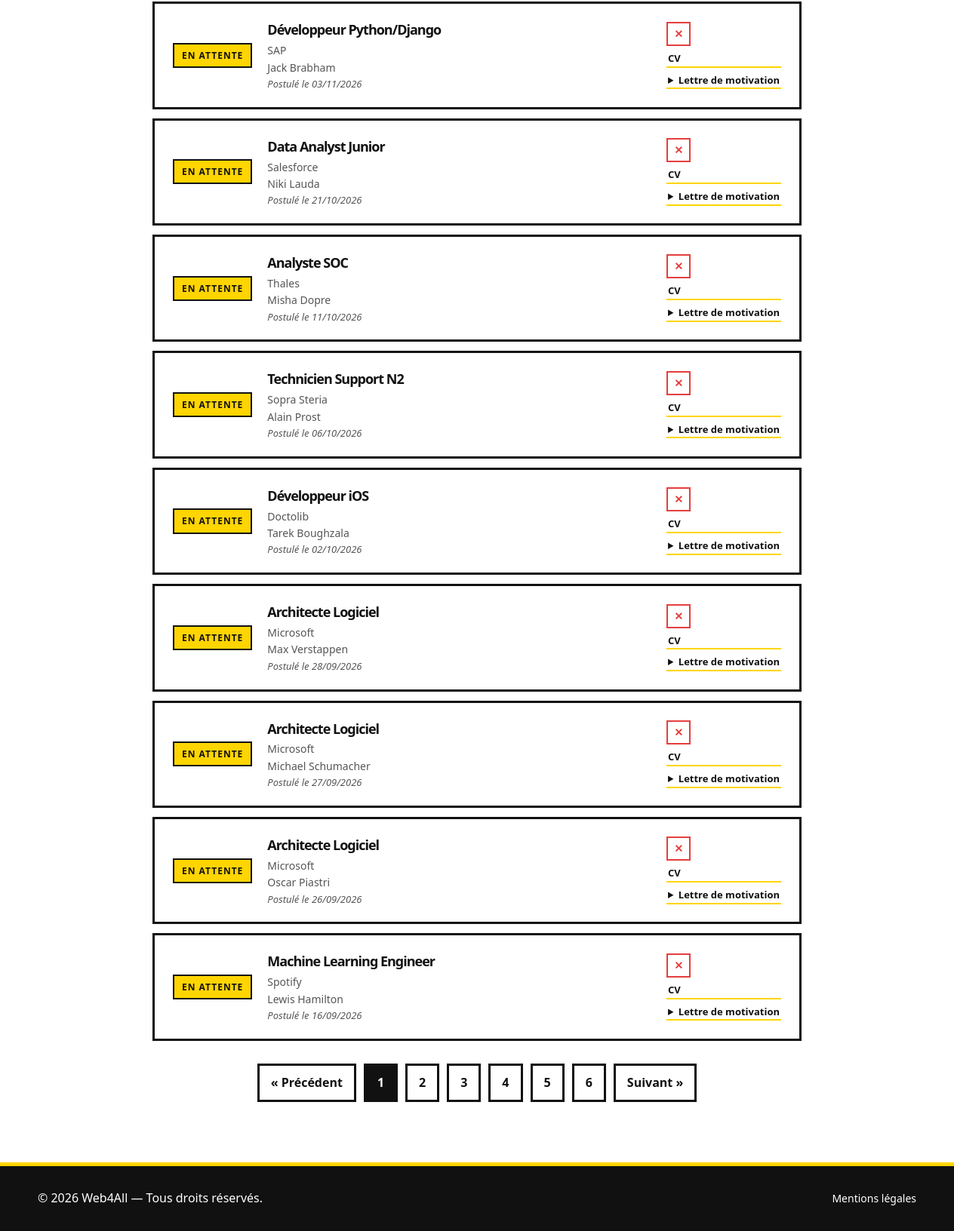
The page /candidatures (signed in, lower part) on the database as committed earlier.
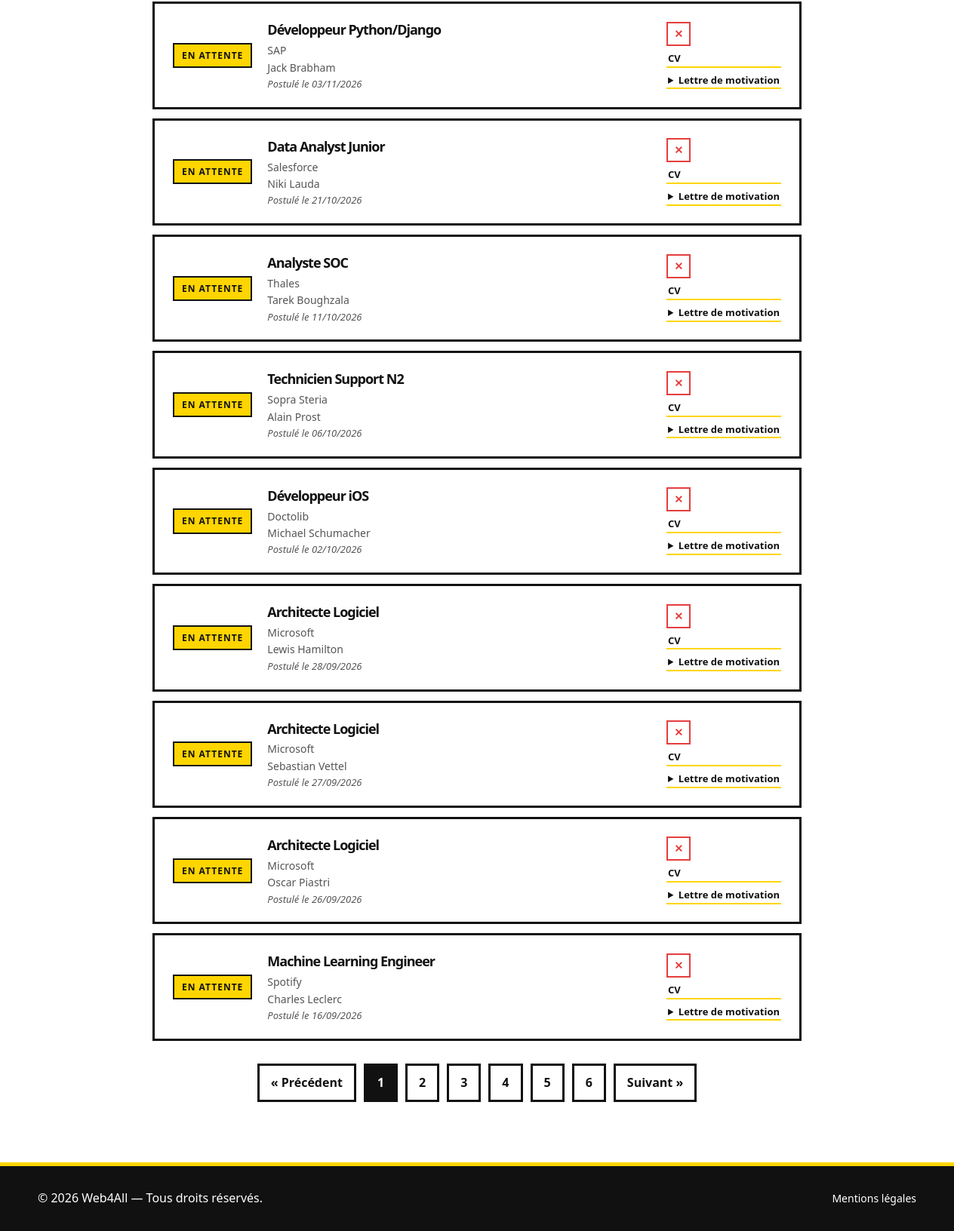
The same page on the database as committed later.
### tables this page shows
CREATE TABLE IF NOT EXISTS candidatures (
    id INT AUTO_INCREMENT PRIMARY KEY,
    id_etudiant INT,
    id_offre INT,
    cv VARCHAR(255),
    lettre_motivation TEXT,
    date_candidature DATE,
    FOREIGN KEY (id_etudiant) REFERENCES users(id) ON DELETE CASCADE,
    FOREIGN KEY (id_offre) REFERENCES offres(id) ON DELETE CASCADE
);

CREATE TABLE users (
    id INT AUTO_INCREMENT PRIMARY KEY,
    nom VARCHAR(100),
    prenom VARCHAR(100),
    email VARCHAR(255) UNIQUE,
    password VARCHAR(255),
    role ENUM('admin','pilote','etudiant'),
    id_pilote INT NULL,
    FOREIGN KEY (id_pilote) REFERENCES users(id)
);

CREATE TABLE IF NOT EXISTS offres (
    id INT AUTO_INCREMENT PRIMARY KEY,
    titre VARCHAR(255),
    description TEXT,
    remuneration DECIMAL(8,2),
    duree INT,
    nb_candidatures INT DEFAULT 0,
    date_offre DATE,
    id_entreprise INT,
    FOREIGN KEY (id_entreprise) REFERENCES entreprises(id) ON DELETE CASCADE
);

CREATE TABLE IF NOT EXISTS entreprises (
    id INT AUTO_INCREMENT PRIMARY KEY,
    nom VARCHAR(255),
    description TEXT,
    ville VARCHAR(255),
    email VARCHAR(255),
    telephone VARCHAR(20)
);

### app/controllers/candidaturecontroller.php (called while the page is built, shortened)
<?php
require_once __DIR__ . '/../models/candidature.php';
class CandidatureController
{
    private Candidature $candidatureModel;
    public function __construct()
    {
        $this->candidatureModel = new Candidature();
    }
    public function index(): void
    {
        $page             = max(1, (int)($_GET['page'] ?? 1));
        $limit            = 10;
        $offset           = ($page - 1) * $limit;
        $searchEtudiant   = trim($_GET['search_etudiant']   ?? '');
        $searchEntreprise = trim($_GET['search_entreprise'] ?? '');
        if ($_SESSION['role'] === 'etudiant') {
            $total        = $this->candidatureModel->countByEtudiant($_SESSION['user_id'], $searchEntreprise);
            $candidatures = $this->candidatureModel->findByEtudiant($_SESSION['user_id'], $limit, $offset, $searchEntreprise);
        } else {
            $total        = $this->candidatureModel->countAll($searchEtudiant, $searchEntreprise);
            $candidatures = $this->candidatureModel->findAll($limit, $offset, $searchEtudiant, $searchEntreprise);
        }
        $totalPages = (int)ceil($total / $limit);
        require __DIR__ . '/../views/candidatures/index.php';
    }
}

### config/database.php (called while the page is built)
<?php
class Database
{
    private static ?Database $instance = null;
    private PDO $connection;
    private function __construct()
    {
        $this->connection = new PDO(
            'mysql:host=localhost;dbname=projet_web;charset=utf8',
            'web4all',
            'Web4All2026!',
            [PDO::ATTR_ERRMODE => PDO::ERRMODE_EXCEPTION]
        );
    }
    public static function getInstance(): Database
    {
        if (self::$instance === null) {
            self::$instance = new Database();
        }
        return self::$instance;
    }
    public function getConnection(): PDO
    {
        return $this->connection;
    }
}

### app/models/candidature.php (called while the page is built, shortened)
<?php
require_once __DIR__ . '/../../config/database.php';
class Candidature
{
    private PDO $db;
    public function __construct()
    {
        $this->db = Database::getInstance()->getConnection();
    }
    public function findAll(int $limit = 10, int $offset = 0, string $searchEtudiant = '', string $searchEntreprise = ''): array
    {
        $sql = "SELECT c.*, o.titre AS offre_titre, e.nom AS entreprise_nom,
                       u.nom AS etudiant_nom, u.prenom AS etudiant_prenom
                FROM candidatures c
                JOIN offres o ON c.id_offre = o.id
                JOIN entreprises e ON o.id_entreprise = e.id
                JOIN users u ON c.id_etudiant = u.id
                WHERE 1=1";
        $params = [];
        $sql .= " ORDER BY c.date_candidature DESC LIMIT :limit OFFSET :offset";
        $stmt = $this->db->prepare($sql);
        $stmt->bindValue(':limit',  $limit,  PDO::PARAM_INT);
        $stmt->bindValue(':offset', $offset, PDO::PARAM_INT);
        $stmt->execute();
        return $stmt->fetchAll(PDO::FETCH_ASSOC);
    }
    public function countAll(string $searchEtudiant = '', string $searchEntreprise = ''): int
    {
        $sql = "SELECT COUNT(*) FROM candidatures c
                JOIN offres o ON c.id_offre = o.id
                JOIN entreprises e ON o.id_entreprise = e.id
                JOIN users u ON c.id_etudiant = u.id
                WHERE 1=1";
        $params = [];
        $stmt = $this->db->prepare($sql);
        $stmt->execute($params);
        return (int)$stmt->fetchColumn();
    }
}

### app/views/candidatures/index.php (the view, shortened to what the changed rows need)
<?php
require __DIR__ . '/../layout/header.php';
$queryParams = [];
$queryString = !empty($queryParams) ? '&' . http_build_query($queryParams) : '';
?>
<main class="candidatures-page">
    <?php if (empty($candidatures)): ?>
        <p class="empty-state">Aucune candidature trouvée.</p>
    <?php else: ?>
        <?php foreach ($candidatures as $c): ?>
            <div class="candidature-row">
                <span class="cand-status status-pending">En attente</span>
                <div class="cand-info">
                    <h3><?= htmlspecialchars($c['offre_titre'], ENT_QUOTES, 'UTF-8') ?></h3>
                    <p><?= htmlspecialchars($c['entreprise_nom'], ENT_QUOTES, 'UTF-8') ?></p>
                    <?php if (in_array($_SESSION['role'], ['admin', 'pilote'])): ?>
                        <p>
                            <?= htmlspecialchars($c['etudiant_prenom'] . ' ' . $c['etudiant_nom'], ENT_QUOTES, 'UTF-8') ?>
                        </p>
                    <?php endif; ?>
                    <p class="cand-date">
                        Postulé le <?= date('d/m/Y', strtotime($c['date_candidature'])) ?>
                    </p>
                </div>
                <div class="cand-docs">
                    <?php if ($_SESSION['role'] === 'etudiant' || $_SESSION['role'] === 'admin'): ?>
                        <form method="POST" action="/candidatures/<?= (int)$c['id'] ?>/supprimer"
                            style="display:inline"
                            onsubmit="return confirm('Retirer cette candidature ?')">
                            <button type="submit" class="btn-remove-cand" title="Retirer">✕</button>
                        </form>
                    <?php endif; ?>
                    <?php if (!empty($c['cv'])): ?>
                        <a href="/uploads/cv/<?= htmlspecialchars($c['cv'], ENT_QUOTES, 'UTF-8') ?>"
                        class="doc-link" target="_blank">CV</a>
                    <?php endif; ?>
                    <?php if (!empty($c['lettre_motivation'])): ?>
                        <details style="max-width:300px;">
                            <summary class="doc-link" style="cursor:pointer;">Lettre de motivation</summary>
                        </details>
                    <?php endif; ?>
                </div>
            </div>
        <?php endforeach; ?>
        <?php if ($totalPages > 1): ?>
            <nav class="pagination" aria-label="Pagination des candidatures">
                <?php if ($page > 1): ?>
                    <a href="/candidatures?page=<?= $page - 1 ?><?= $queryString ?>" class="btn-page">&laquo; Précédent</a>
                <?php else: ?>
                    <span class="btn-page disabled">&laquo; Précédent</span>
                <?php endif; ?>
                <?php for ($i = 1; $i <= $totalPages; $i++): ?>
                    <a href="/candidatures?page=<?= $i ?><?= $queryString ?>"
                       class="btn-page <?= $i === $page ? 'active' : '' ?>"><?= $i ?></a>
                <?php endfor; ?>
                <?php if ($page < $totalPages): ?>
                    <a href="/candidatures?page=<?= $page + 1 ?><?= $queryString ?>" class="btn-page">Suivant &raquo;</a>
                <?php else: ?>
                    <span class="btn-page disabled">Suivant &raquo;</span>
                <?php endif; ?>
            </nav>
        <?php endif; ?>
    <?php endif; ?>
</main>
<?php require __DIR__ . '/../layout/footer.php'; ?>

### public/index.php (shortened to what the changed rows need)
<?php
class Router
{
    private array $routes = [];
    public function get(string $path, string $callback): void
    {
        $this->routes['GET'][$path] = $callback;
    }
    public function post(string $path, string $callback): void
    {
        $this->routes['POST'][$path] = $callback;
    }
    public function run(): void
    {
        $method = $_SERVER['REQUEST_METHOD'];
        $path   = parse_url($_SERVER['REQUEST_URI'], PHP_URL_PATH);
        foreach ($this->routes[$method] as $routePath => $callback) {
            $regex = "@^" . preg_replace('/\{[a-zA-Z0-9]+\}/', '([a-zA-Z0-9]+)', $routePath) . "$@";
            if (preg_match($regex, $path, $matches)) {
                array_shift($matches);
                $matches = array_map(fn($m) => is_numeric($m) ? (int)$m : $m, $matches);
                [$controllerName, $methodName] = explode('@', $callback);
                $controller = new $controllerName();
                call_user_func_array([$controller, $methodName], $matches);
                return;
            }
        }
    }
}
$router = new Router();
$router->get('/', 'HomeController@index');
$router->get('/api/offres/autocomplete-titre', 'OffreController@autocompleteTitre');
$router->get('/api/offres/autocomplete-ville', 'OffreController@autocompleteVille');
$router->get('/offres',                      'OffreController@index');
$router->get('/offres/creer',                'OffreController@create');
$router->post('/offres/creer',               'OffreController@create');
$router->get('/offres/{id}',                 'OffreController@show');
$router->get('/offres/{id}/modifier',        'OffreController@edit');
$router->post('/offres/{id}/modifier',       'OffreController@edit');
$router->post('/offres/{id}/supprimer',      'OffreController@delete');
$router->get('/offres/{id}/postuler',        'CandidatureController@form');
$router->post('/offres/{id}/postuler',       'CandidatureController@postuler');
$router->get('/api/entreprises/autocomplete',  'EntrepriseController@autocomplete');
$router->get('/api/entreprises/autocomplete-ville', 'EntrepriseController@autocompleteVille');
$router->get('/entreprises',                 'EntrepriseController@index');
$router->get('/entreprises/creer',           'EntrepriseController@create');
$router->post('/entreprises/creer',          'EntrepriseController@create');
$router->get('/entreprises/{id}',            'EntrepriseController@show');
$router->get('/entreprises/{id}/modifier',   'EntrepriseController@edit');
$router->post('/entreprises/{id}/modifier',  'EntrepriseController@edit');
$router->post('/entreprises/{id}/supprimer', 'EntrepriseController@delete');
$router->post('/entreprises/{id}/evaluer',   'EntrepriseController@evaluer');
$router->get('/candidatures',                'CandidatureController@index');
$router->post('/candidatures/{id}/supprimer', 'CandidatureController@supprimer');
$router->get('/wishlist',                    'WishlistController@index');
$router->post('/wishlist/toggle',            'WishlistController@toggle');
$router->get('/login',                       'AuthController@loginForm');
$router->post('/login',                      'AuthController@login');
$router->get('/logout',                      'AuthController@logout');
$router->get('/register',                    'RegisterController@registerForm');
$router->post('/register',                   'RegisterController@register');
$router->get('/utilisateurs',                'UserController@index');
$router->get('/utilisateurs/{id}/modifier',  'UserController@edit');
$router->post('/utilisateurs/{id}/modifier', 'UserController@edit');
$router->post('/utilisateurs/{id}/supprimer','UserController@delete');
$router->get('/statistiques',                'StatistiquesController@index');
$router->get('/contact',                     'ContactController@index');
$router->post('/contact',                    'ContactController@index');
$router->get('/mentions-legales',            'MentionsController@index');
$router->run();

Rows that differ between the two databases and show on the page:
changed through a linked row, candidatures "Analyste SOC": id_etudiant.nom "Misha Dopre" → "Tarek Boughzala"
changed through a linked row, candidatures "Développeur iOS": id_etudiant.nom "Tarek Boughzala" → "Michael Schumacher"
changed through a linked row, candidatures: id_etudiant.nom "Max Verstappen" → "Lewis Hamilton"
changed through a linked row, candidatures: id_etudiant.nom "Michael Schumacher" → "Sebastian Vettel"
changed through a linked row, candidatures "Machine Learning Engineer": id_etudiant.nom "Lewis Hamilton" → "Charles Leclerc"
